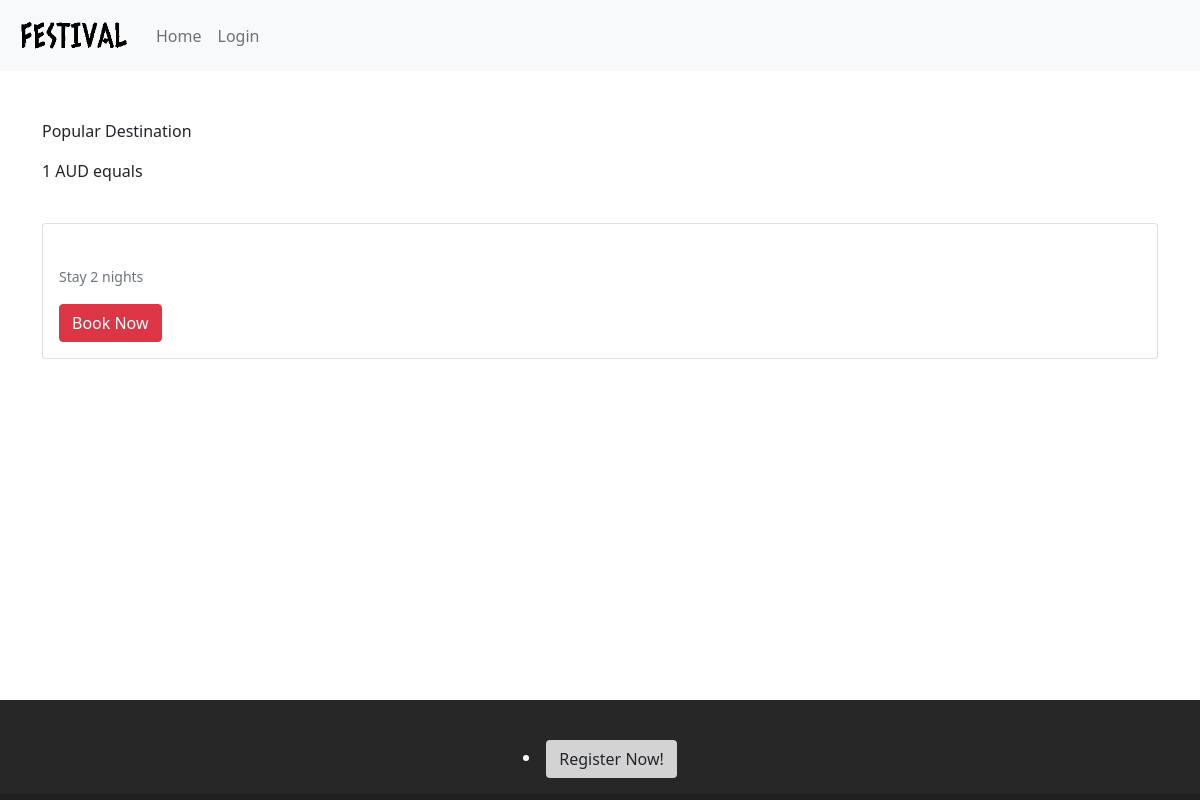
The app's page /events/2, older data.
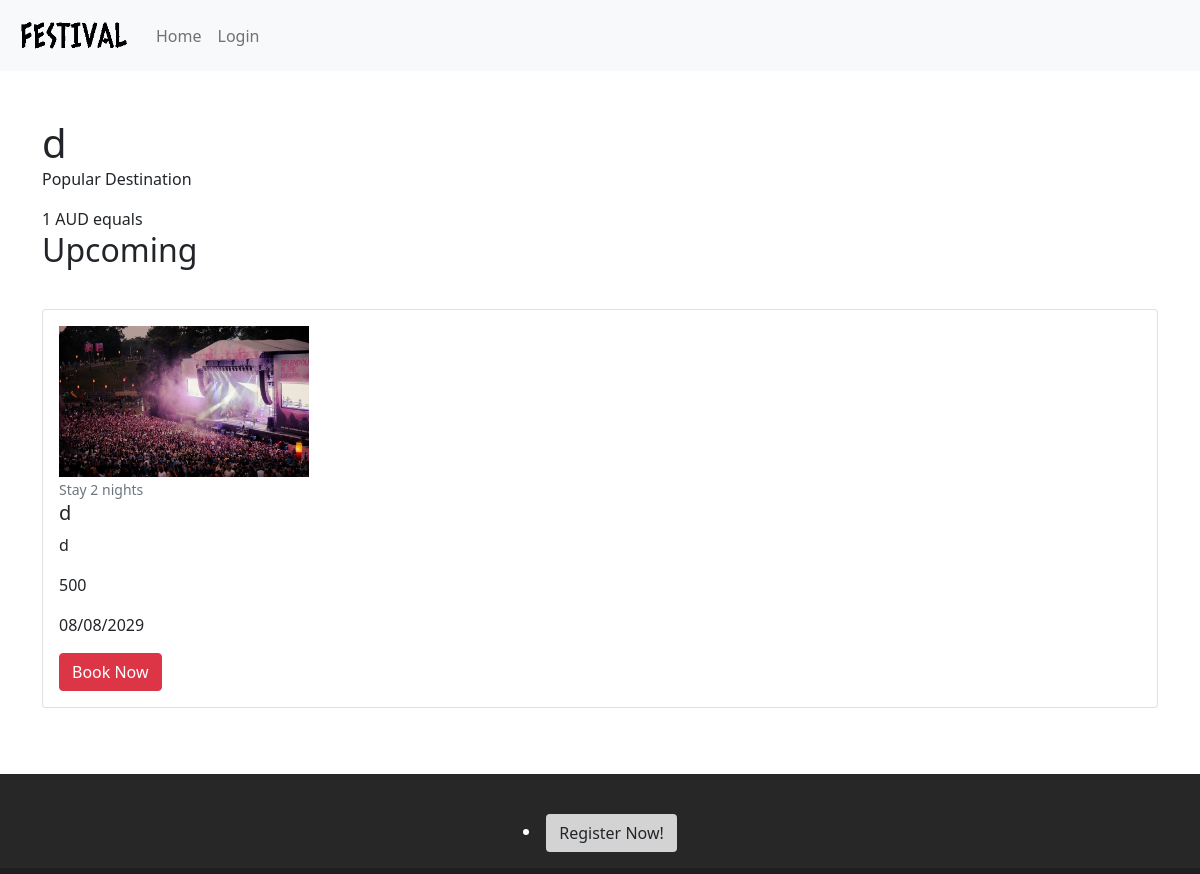
The same page, newer data.
### website/models.py (models this page shows)
class Events (db.Model):
    __tablename__='Events'
    __table_args__ = {'extend_existing': True}
    id = db.Column(db.Integer, primary_key=True)
    name = db.Column(db.String(80))
    description = db.Column(db.String(200))
    image = db.Column(db.String(400))
    date = db.Column(db.String(10))
    ticketQTY = db.Column(db.Integer)
    status = db.Column(db.String(20))
    comments = db.relationship('Comments', backref='event')

### website/events.py (the view)
@bp.route('/<id>')
def show(id):
    event = Events.query.filter_by(id=id).first()
    commentForm = CommentForm()
    return render_template('/eventDetails.html', event=event, cform=commentForm)

### website/templates/eventDetails.html (shortened to what this page needs)
{% extends 'base.html' %}
{% import "bootstrap/wtf.html" as wtf %}
{% block content %}
<div class="container">
  <div class="row mt-5 mb-3">
    <div class="col-md-12">
      <div class="float-left">
        <h1 class="mb-0">{{event.name}}</h1>
        <p>Popular Destination</p>
      </div>
      <div class="float-right text-right">
        <p class="mb-0">1 AUD equals</p>
        <h2 id="exchange-rate">{{event.status}}</h1>
      </div>
    </div>
  </div>
  <div class="row">
    <div class="col-md-12">
      <div class="card my-3">
        <div class="card-body">
          <div class="media">
            <img class="align-self-start mr-3" src="{{event.image}}" alt="{{event.name}}"
              style="max-width: 250px;">
            <div class="media-body">
              <small class="font-weight-bold text-muted">Stay 2 nights</small>
              <h5 class="mt-0">{{event.name}}</h5>
              <p>{{event.description}}</p>
              <p>{{event.ticketQTY}}</p>
              <p>{{event.date}}</p>
              <a href="#" class="btn btn-danger">Book Now</a>
            </div>
          </div>
        </div>
      </div>
    </div>
  </div>
{% endblock %}

### website/templates/base.html (shortened to what this page needs)
<!doctype html>
<html lang="en">
<head>
    <link href="https://cdn.jsdelivr.net/npm/bootstrap@5.0.0-beta3/dist/css/bootstrap.min.css" rel="stylesheet"
>
    <link rel="stylesheet" type="text/css" href="/static/style.css">
</head>
<body>
    <header>
        <nav class="navbar sticky-top navbar-expand-lg navbar-light bg-light">
            <div class="container-fluid">
                <a class="navbar-brand nav" href="#">
                    <img src="static/img/navbarLogo.PNG" alt="" width="120" height="45">
                </a>
                <div class="collapse navbar-collapse" id="navbarNav">
                    <ul class="navbar-nav">
                        <li class="nav-item">
                            <a class="nav-link" aria-current="page" href="\">Home</a>
                        </li>
                        {% if current_user.admin == 1 %}
                        <li class="nav-item">
                            <a class="nav-link" href="{{url_for ('events.create') }}">Event Creation</a>
                        </li>
                        <li class="nav-item me-auto">
                            <a class="nav-link" href="{{url_for ('auth.logout') }}">Logout</a>
                        </li>
                        {% else %}
                        <li class="nav-item me-auto">
                            <a class="nav-link" href="{{ url_for ('auth.login') }}">Login</a>
                        </li>
                        {% endif %}
                    </ul>
                </div>
            </div>
        </nav>
    </header>
    {% block content %}
    {% endblock %}
    <section class="" style= "padding-top: 150px">
        <footer class="text-center text-white" style="background-color: #272727;">
            <div class="container p-4 pb-0">
                <section class="">
                    <p class="d-flex justify-content-center align-items-center">
                        <li class="nav-item me-auto">
                            <a href="{{ url_for ('auth.register') }}" class="btn btn-booknow" tabindex="-1" role="button"
                                aria-disabled="true">Register Now!</a>
                        </li>
                    </p>
                </section>
            </div>
            <div class="text-center p-3" style="background-color: rgba(0, 0, 0, 0.2);">
            </div>
        </footer>
    </section>
</body>
</body>
</html>

### website/static/style.css (style rules this page uses)
.btn-booknow { background-color: lightgrey; }
footer { position: absolute; left: 0; bottom: 0; height: 100px; width: 100%; overflow: hidden; margin-top: auto; }
html { position: relative; min-height: 100%; }

Row changes from the older to the newer data that the page shows:
added Events: name "d", status "Upcoming", image (picture), description "d", ticketQTY "500", date "08/08/2029"
